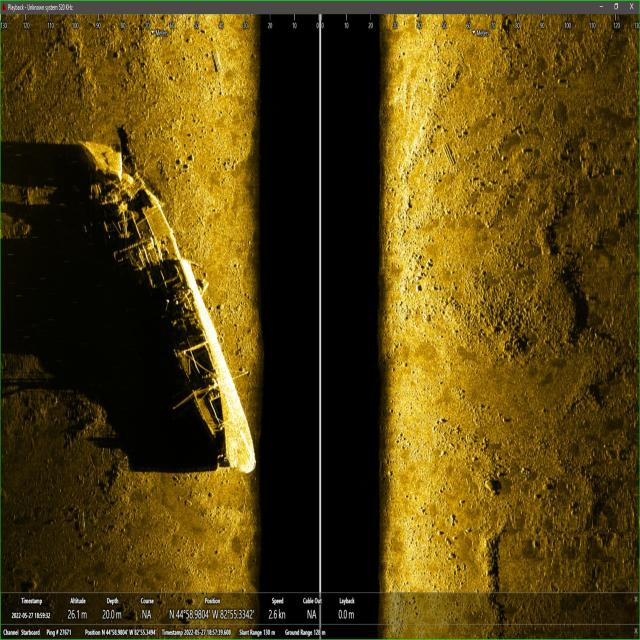
#> input picture assets/test_images/sonar_scan_2.png, 640 x 640 px
$ python compose_sonar.py --background-dir ../../assets/test_images --object-dir ../../assets/test_images --output-dir out --class-id 5
#> lines starting #> are read from the running program, lines starting #| are printed output that depends on the picture; after the words box and inside, x2 and y2 are one past the last pixel; in counts of white or black regions, pixels touching at a corner belong together
#> in create_dataset, background is the input picture: shape (640, 640, 3); mean B, G, R 15.8, 66.4, 84.1
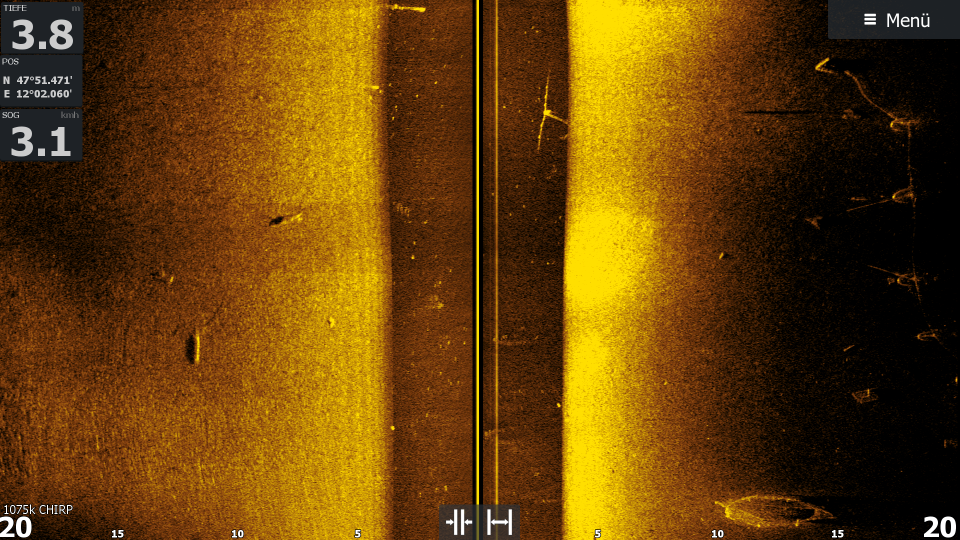
#> input picture assets/test_images/sonar_scan_1.png, 1920 x 1080 px (shown at 1/2 size)
#> in create_dataset, obj is the input picture: shape (1080, 1920, 3); mean B, G, R 9.1, 65.2, 102.7
"""Create simple, labelled synthetic side-scan-sonar training examples.

The compositor deliberately adds two sonar-specific cues: an elongated dark
acoustic shadow on the side opposite the sonar source and multiplicative
speckle. It is an augmentation tool, not a substitute for real annotated SSS
data. Review generated images before uploading them to Roboflow.

Example:
    python -m src.synthetic.compose_sonar \
        --background-dir data/raw/backgrounds \
        --object-dir data/raw/object_crops \
        --output-dir data/synthetic/generated \
        --class-id 0 --count 100 --sonar-source left
"""

from __future__ import annotations

import argparse
from pathlib import Path
from typing import Iterable, Tuple

import cv2
import numpy as np


IMAGE_EXTENSIONS = {".bmp", ".jpeg", ".jpg", ".png", ".tif", ".tiff"}


def _as_grayscale(image: np.ndarray) -> np.ndarray:
    if image.ndim == 2:
        return image
    if image.shape[2] == 4:
        return cv2.cvtColor(image, cv2.COLOR_BGRA2GRAY)
    return cv2.cvtColor(image, cv2.COLOR_BGR2GRAY)
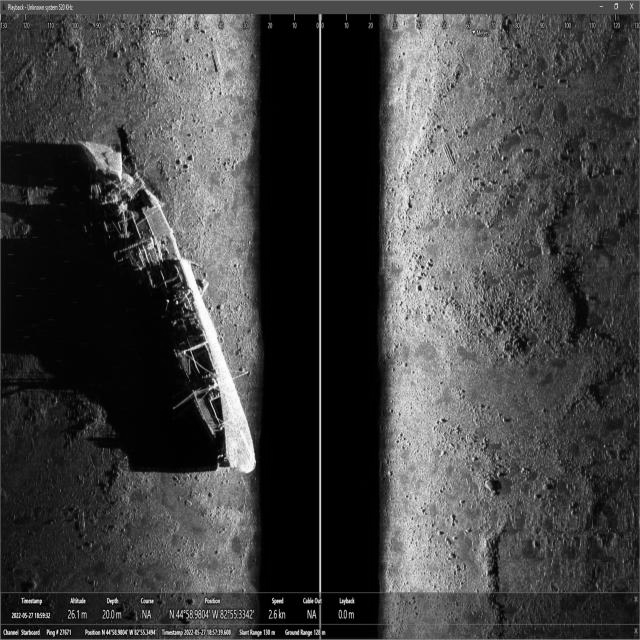
#> returned value: shape (640, 640); min 0, max 255, mean 65.9


def _default_mask(object_crop: np.ndarray) -> np.ndarray:
    """Use transparency when available, otherwise infer a conservative mask."""
    if object_crop.ndim == 3 and object_crop.shape[2] == 4:
        return object_crop[:, :, 3]
    gray = _as_grayscale(object_crop)
    # Object crops are expected to have a relatively uniform background. If
    # they do not, provide a transparent PNG/mask rather than relying on this.
    _, mask = cv2.threshold(gray, 0, 255, cv2.THRESH_BINARY + cv2.THRESH_OTSU)
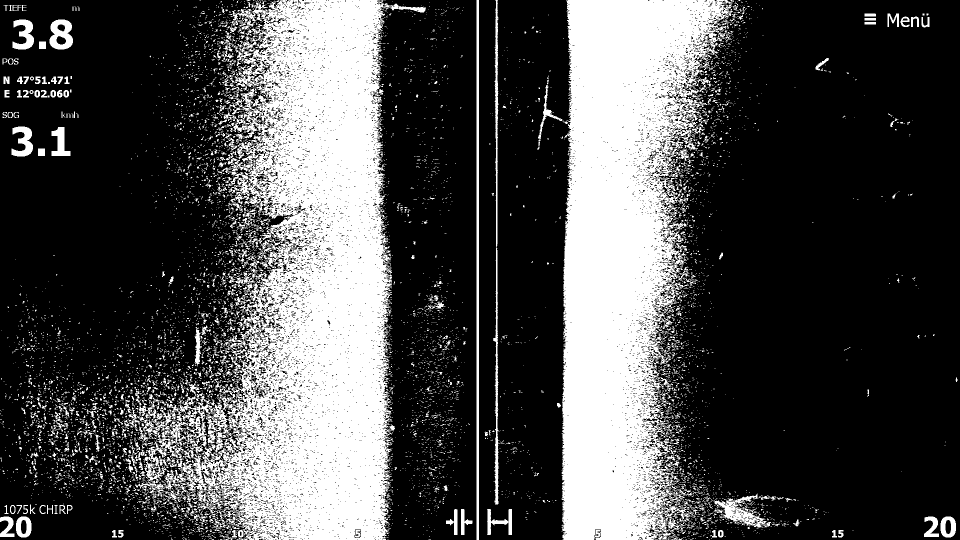
#> mask: shape (1080, 1920) (shown at 1/2 size); 29.3% white; 8680 white regions (8110 under 20 px), largest, box (x1, y1, x2, y2) and area: (248, 0, 852, 1080) 293222, (1123, 0, 1466, 1080) 232139, (953, 0, 958, 1080) 5400
    if np.count_nonzero(mask) > mask.size * 0.85:
        mask = cv2.bitwise_not(mask)
    return mask


def _transform_object(
    object_crop: np.ndarray,
    mask: np.ndarray,
    scale: float,
    angle_deg: float,
) -> Tuple[np.ndarray, np.ndarray]:
    """Scale and rotate an object and its mask without cropping the result."""
#> called with scale = 0.465, angle_deg = 10.19
    gray = _as_grayscale(object_crop)
    height, width = gray.shape[:2]
#> height = 1080; width = 1920
    scaled_size = (max(1, round(width * scale)), max(1, round(height * scale)))
#> scaled_size = (893, 503)
    gray = cv2.resize(gray, scaled_size, interpolation=cv2.INTER_AREA)
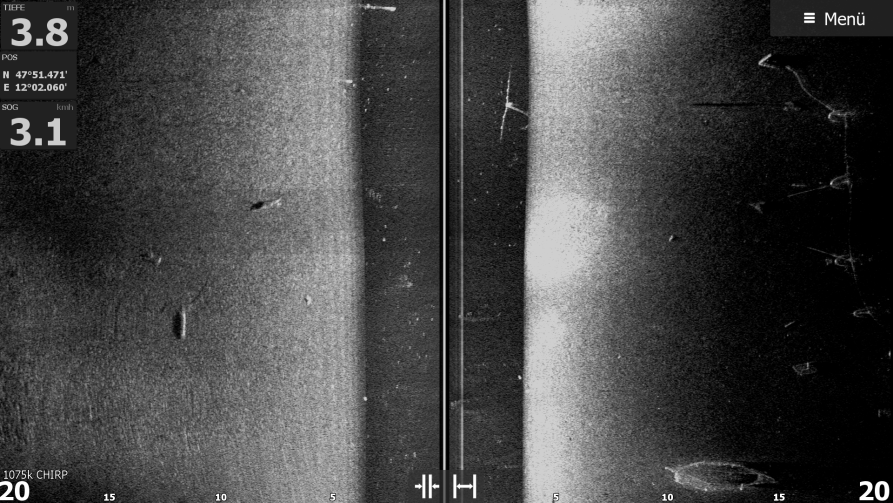
#> gray: shape (503, 893); min 0, max 255, mean 70
    mask = cv2.resize(mask, scaled_size, interpolation=cv2.INTER_NEAREST)
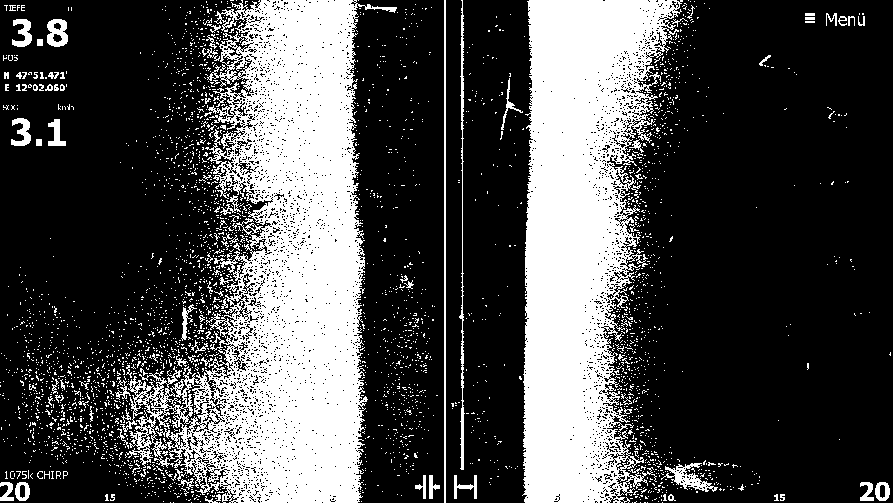
#> mask: shape (503, 893); 29.3% white; 3283 white regions (3185 under 20 px), largest, box (x1, y1, x2, y2) and area: (120, 0, 397, 503) 65063, (522, 0, 683, 503) 50555, (444, 0, 446, 503) 1006

    height, width = gray.shape[:2]
#> height = 503; width = 893
    center = (width / 2, height / 2)
#> center = (446.5, 251.5)
    matrix = cv2.getRotationMatrix2D(center, angle_deg, 1.0)
    cosine, sine = abs(matrix[0, 0]), abs(matrix[0, 1])
#> cosine = 0.984; sine = 0.177
    out_width = max(1, int(height * sine + width * cosine))
#> out_width = 967
    out_height = max(1, int(height * cosine + width * sine))
#> out_height = 653
    matrix[0, 2] += out_width / 2 - center[0]
    matrix[1, 2] += out_height / 2 - center[1]
    return (
        cv2.warpAffine(gray, matrix, (out_width, out_height), flags=cv2.INTER_LINEAR),
        cv2.warpAffine(mask, matrix, (out_width, out_height), flags=cv2.INTER_NEAREST),
    )


def _add_shadow(
    image: np.ndarray,
    mask: np.ndarray,
    top_left: Tuple[int, int],
    sonar_source: str,
    shadow_scale: float,
) -> np.ndarray:
    """Darken an elongated blurred silhouette on the far side of an object."""
    x, y = top_left
    height, width = mask.shape
    direction = 1 if sonar_source == "left" else -1
    shadow_length = max(8, round(width * shadow_scale))
    shift = direction * max(3, round(width * 0.25))

    canvas = np.zeros_like(image, dtype=np.uint8)
    elongated = cv2.resize(mask, (shadow_length, height), interpolation=cv2.INTER_LINEAR)
    shadow_x = x + shift if direction > 0 else x + width - shadow_length + shift
    shadow_y = y + max(0, (height - elongated.shape[0]) // 2)

    x1, y1 = max(0, shadow_x), max(0, shadow_y)
    x2, y2 = min(image.shape[1], shadow_x + elongated.shape[1]), min(image.shape[0], shadow_y + elongated.shape[0])
    if x1 >= x2 or y1 >= y2:
        return image
    sx1, sy1 = x1 - shadow_x, y1 - shadow_y
    canvas[y1:y2, x1:x2] = elongated[sy1:sy1 + (y2 - y1), sx1:sx1 + (x2 - x1)]
    canvas = cv2.GaussianBlur(canvas, (0, 0), sigmaX=5, sigmaY=3)
    result = image.astype(np.float32)
    result -= (canvas.astype(np.float32) / 255.0) * 55.0
    return np.clip(result, 0, 255).astype(np.uint8)


def add_multiplicative_speckle(image: np.ndarray, sigma: float, rng: np.random.Generator) -> np.ndarray:
    """Apply multiplicative Gaussian speckle while retaining an 8-bit image."""
    noise = rng.normal(loc=1.0, scale=sigma, size=image.shape)
    return np.clip(image.astype(np.float32) * noise, 0, 255).astype(np.uint8)


def compose_example(
    background: np.ndarray,
    object_crop: np.ndarray,
    class_id: int,
    *,
    object_mask: np.ndarray | None = None,
    sonar_source: str = "left",
    rng: np.random.Generator | None = None,
) -> Tuple[np.ndarray, str]:
    """Return a composite and one normalized YOLO label line.

    `sonar_source` is either ``left`` or ``right``. The acoustic shadow is
    placed on the opposite side. Object crop alpha is used as its mask when
    available; otherwise a threshold-derived mask is used.
    """
    if sonar_source not in {"left", "right"}:
        raise ValueError("sonar_source must be 'left' or 'right'")
    if class_id < 0:
        raise ValueError("class_id must be non-negative")

    rng = rng or np.random.default_rng()
    base = _as_grayscale(background).copy()
    source_mask = object_mask if object_mask is not None else _default_mask(object_crop)
    scale = float(rng.uniform(0.35, 0.85))
    angle = float(rng.uniform(-25, 25))
    obj, mask = _transform_object(object_crop, source_mask, scale, angle)
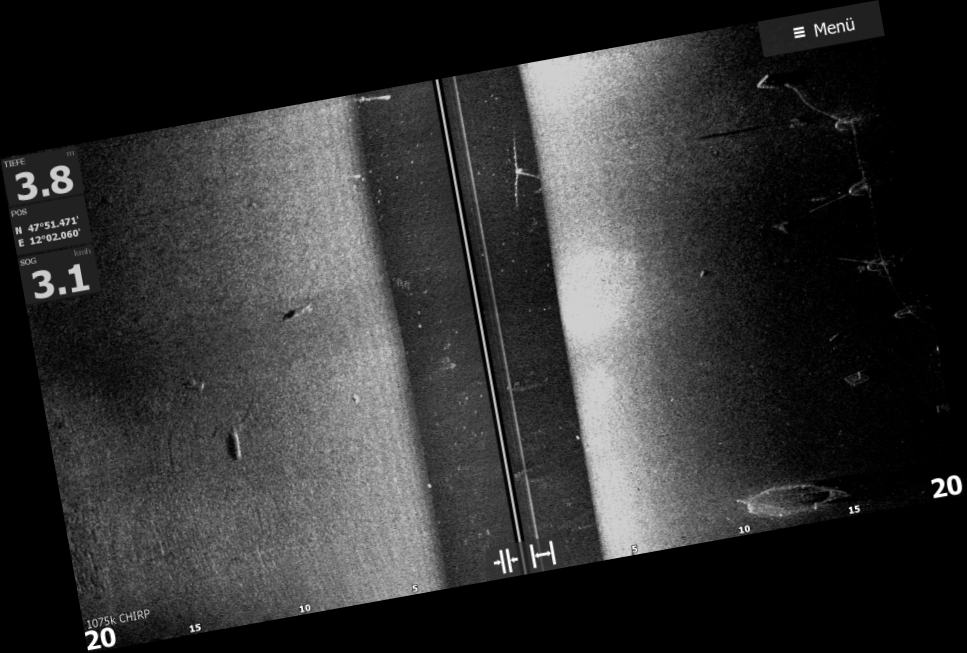
#> obj: shape (653, 967); min 0, max 255, mean 49.8
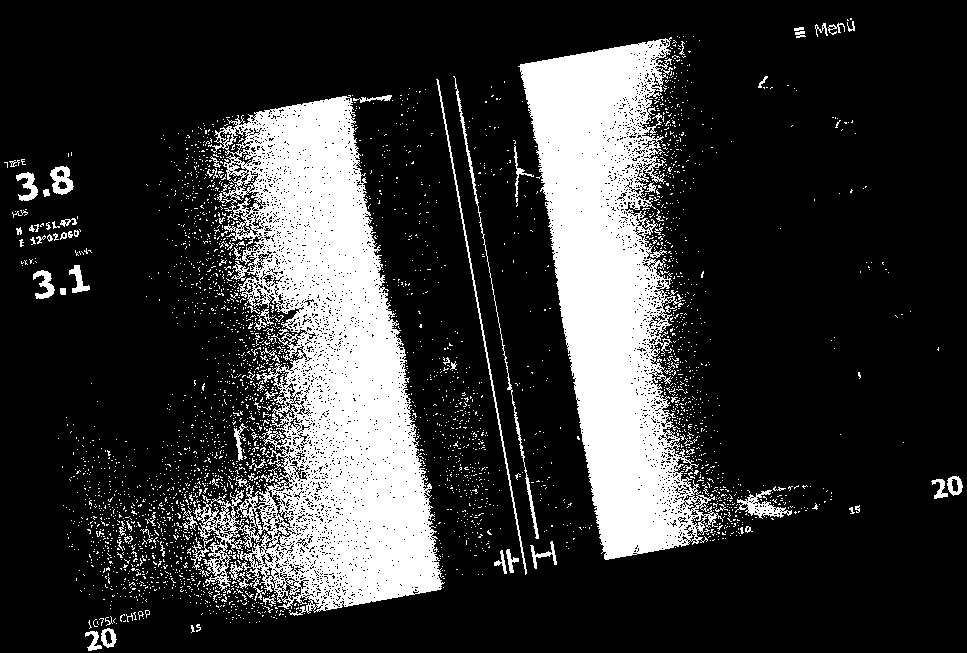
#> mask: shape (653, 967); 20.8% white; 3205 white regions (3106 under 20 px), largest, box (x1, y1, x2, y2) and area: (191, 95, 445, 616) 65235, (518, 37, 723, 560) 50493, (436, 79, 527, 575) 1007
    obj_height, obj_width = obj.shape
#> obj_height = 653; obj_width = 967
    height, width = base.shape
#> height = 640
    if obj_width >= width - 2 or obj_height >= height - 2:
#> (the run stopped early here; a loop or call above may not have finished)
